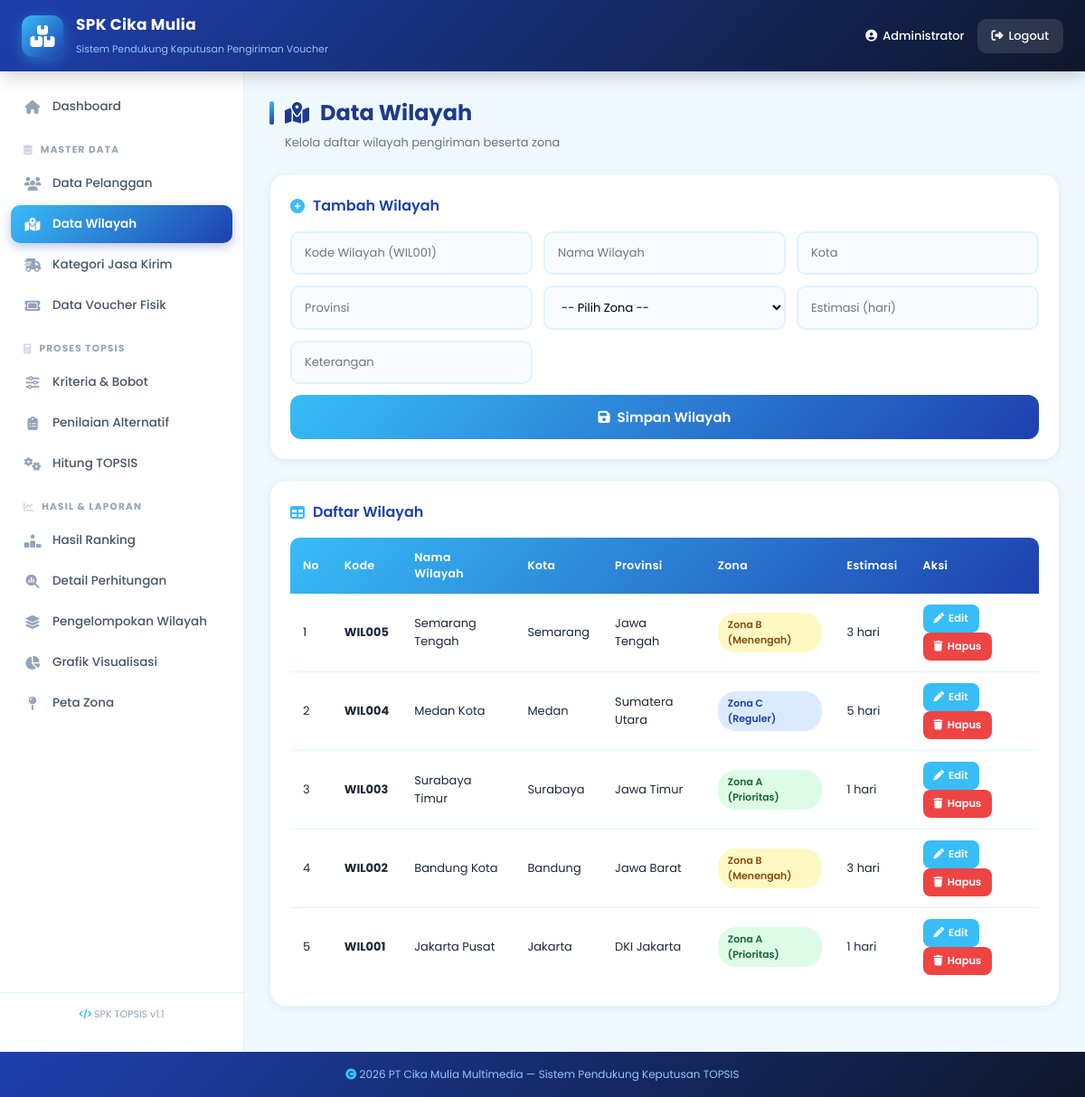
Screenshot of /pages/wilayah.php (signed in) with the database file from the repository.
### tables this page shows
CREATE TABLE wilayah (
    id INT AUTO_INCREMENT PRIMARY KEY,
    kode_wilayah VARCHAR(20) UNIQUE,
    nama_wilayah VARCHAR(100) NOT NULL,
    kota VARCHAR(50),
    provinsi VARCHAR(50),
    zona ENUM('Zona A (Prioritas)','Zona B (Menengah)','Zona C (Reguler)') DEFAULT 'Zona C (Reguler)',
    estimasi_hari INT DEFAULT 3,
    keterangan TEXT,
    created_at TIMESTAMP DEFAULT CURRENT_TIMESTAMP
);

### pages/wilayah.php (the view, shortened to what this page needs)
<?php
include '../config/koneksi.php';
$data = mysqli_query($koneksi, "SELECT * FROM wilayah ORDER BY id DESC");
include '../templates/header.php';
?>
<div class="layout">
  <?php include '../templates/sidebar.php'; ?>
  <main class="content">
    <h2 class="page-title"><i class="fas fa-map-location-dot"></i> Data Wilayah</h2>
    <p class="page-sub">Kelola daftar wilayah pengiriman beserta zona</p>
    <div class="form-card">
      <h3><i class="fas fa-plus-circle"></i> Tambah Wilayah</h3>
      <form action="../proses/simpan_wilayah.php" method="POST" class="form-grid">
        <input type="text" name="kode_wilayah" placeholder="Kode Wilayah (WIL001)" required>
        <input type="text" name="nama_wilayah" placeholder="Nama Wilayah" required>
        <input type="text" name="kota" placeholder="Kota" required>
        <input type="text" name="provinsi" placeholder="Provinsi" required>
        <select name="zona" required>
          <option value="">-- Pilih Zona --</option>
        </select>
        <input type="number" name="estimasi_hari" placeholder="Estimasi (hari)" required>
        <input type="text" name="keterangan" placeholder="Keterangan">
        <button class="btn-primary" type="submit">
          <i class="fas fa-save"></i> Simpan Wilayah
        </button>
      </form>
    </div>
    <div class="table-card">
      <h3><i class="fas fa-table"></i> Daftar Wilayah</h3>
      <table>
        <thead>
          <tr>
            <th>No</th>
            <th>Kode</th>
            <th>Nama Wilayah</th>
            <th>Kota</th>
            <th>Provinsi</th>
            <th>Zona</th>
            <th>Estimasi</th>
            <th>Aksi</th>
          </tr>
        </thead>
        <tbody>
        <?php $n=1; while($r=mysqli_fetch_assoc($data)): ?>
          <tr>
            <td><?= $n++ ?></td>
            <td><b><?= $r['kode_wilayah'] ?></b></td>
            <td><?= $r['nama_wilayah'] ?></td>
            <td><?= $r['kota'] ?></td>
            <td><?= $r['provinsi'] ?></td>
            <td>
              <?php
              $cls = strpos($r['zona'],'A')!==false ? 'badge-green' :
                     (strpos($r['zona'],'B')!==false ? 'badge-yellow' : 'badge-blue');
              ?>
              <span class="badge <?= $cls ?>"><?= $r['zona'] ?></span>
            </td>
            <td><?= $r['estimasi_hari'] ?> hari</td>
            <td>
              <a href="edit_wilayah.php?id=<?= $r['id'] ?>" class="btn-edit">
                <i class="fas fa-pen"></i> Edit
              </a>
              <a href="../proses/hapus.php?t=wilayah&id=<?= $r['id'] ?>&r=wilayah.php"
                 class="btn-del" onclick="return confirm('Hapus wilayah ini?')">
                <i class="fas fa-trash"></i> Hapus
              </a>
            </td>
          </tr>
        <?php endwhile; ?>
        </tbody>
      </table>
    </div>
  </main>
</div>
<?php include '../templates/footer.php'; ?>

### assets/css/style.css (style rules this page uses)
* { margin: 0; padding: 0; box-sizing: border-box; font-family: 'Poppins', 'Segoe UI', sans-serif; }
:root { --biru-muda: #e0f2fe; --biru-sky: #38bdf8; --biru-mid: #0ea5e9; --biru-tua: #1e40af; --biru-navy: #1e3a8a; --grad-1: linear-gradient(135deg, #38bdf8 0%, #1e40af 100%); --grad-2: linear-gradient(135deg, #bae6fd 0%, #38bdf8 100%); --grad-3: linear-gradient(135deg, #1e40af 0%, #0f172a 100%); --grad-4: linear-gradient(135deg, #0ea5e9 0%, #0284c7 100%); --shadow-sm: 0 2px 8px rgba(30, 64, 175, 0.08); --shadow: 0 4px 15px rgba(30, 64, 175, 0.15); --shadow-lg: 0 10px 30px rgba(30, 64, 175, 0.2); }
body { background: #f0f9ff; color: #1e293b; min-height: 100vh; }
.btn-primary { width: 100%; padding: 13px; border: none; border-radius: 12px; background: var(--grad-1); color: #fff; font-weight: 600; font-size: 15px; cursor: pointer; transition: .3s; display: flex; align-items: center; justify-content: center; gap: 8px; font-family: inherit; }
.layout { display: flex; min-height: calc(100vh - 74px); }
.content { flex: 1; padding: 28px; overflow-x: auto; }
.page-title { font-size: 24px; color: var(--biru-navy); margin-bottom: 6px; font-weight: 700; display: flex; align-items: center; gap: 12px; }
.page-title::before { content: ''; width: 5px; height: 26px; background: var(--grad-1); border-radius: 3px; }
.page-sub { color: #64748b; font-size: 13px; margin-bottom: 24px; padding-left: 17px; }
.form-card, .table-card, .info-box { background: #fff; padding: 22px; border-radius: 18px; box-shadow: var(--shadow-sm); margin-bottom: 22px; border: 1px solid #e0f2fe; }
.form-card h3, .table-card h3 { color: var(--biru-tua); margin-bottom: 16px; font-size: 16px; font-weight: 600; display: flex; align-items: center; gap: 9px; }
.form-card h3 i, .table-card h3 i { color: var(--biru-sky); }
.form-grid { display: grid; grid-template-columns: repeat(auto-fit, minmax(200px, 1fr)); gap: 12px; }
.form-grid input, .form-grid select { padding: 12px 14px; border: 2px solid #e0f2fe; border-radius: 10px; font-size: 13px; transition: .3s; background: #f8fbff; font-family: inherit; }
.form-grid button { grid-column: 1 / -1; }
.table-card { overflow-x: auto; }
table { width: 100%; border-collapse: collapse; font-size: 13px; }
table thead { background: var(--grad-1); color: #fff; }
table th { padding: 13px 14px; text-align: left; font-weight: 600; font-size: 12.5px; letter-spacing: .3px; }
table th:first-child { border-radius: 10px 0 0 0; }
table th:last-child { border-radius: 0 10px 0 0; }
table td { padding: 12px 14px; text-align: left; border-bottom: 1px solid #e0f2fe; }
table tbody tr { transition: .2s; }
table tbody tr:last-child td { border-bottom: none; }
.badge { background: var(--grad-2); color: var(--biru-navy); padding: 5px 11px; border-radius: 20px; font-size: 11px; font-weight: 600; display: inline-flex; align-items: center; gap: 4px; }
.badge-green { background: #dcfce7; color: #166534; }
.badge-yellow { background: #fef9c3; color: #854d0e; }
.badge-blue { background: #dbeafe; color: #1e40af; }
.btn-del, .btn-edit { padding: 7px 12px; border-radius: 8px; text-decoration: none; font-size: 11.5px; font-weight: 600; display: inline-flex; align-items: center; gap: 5px; transition: .2s; }
.btn-del { background: #ef4444; color: #fff; }
.btn-edit { background: var(--biru-sky); color: #fff; margin-right: 4px; }

### rows the page displays
wilayah: kode_wilayah "WIL005", nama_wilayah "Semarang Tengah", kota "Semarang", provinsi "Jawa Tengah", zona "Zona B (Menengah)", estimasi_hari "3"
wilayah: kode_wilayah "WIL004", nama_wilayah "Medan Kota", kota "Medan", provinsi "Sumatera Utara", zona "Zona C (Reguler)", estimasi_hari "5"
wilayah: kode_wilayah "WIL003", nama_wilayah "Surabaya Timur", kota "Surabaya", provinsi "Jawa Timur", zona "Zona A (Prioritas)", estimasi_hari "1"
wilayah: kode_wilayah "WIL002", nama_wilayah "Bandung Kota", kota "Bandung", provinsi "Jawa Barat", zona "Zona B (Menengah)", estimasi_hari "3"
wilayah: kode_wilayah "WIL001", nama_wilayah "Jakarta Pusat", kota "Jakarta", provinsi "DKI Jakarta", zona "Zona A (Prioritas)", estimasi_hari "1"

### other values shown
$_SESSION['nama'] "Administrator"
